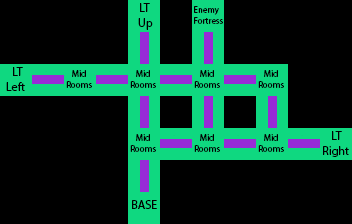

A 2D game scene composited from a Tiled map and its tileset images. What follows is a short description and the map's XML, with every tile layer's data as written:
An orthogonal 11x7 tile map with 32x32 px tiles, 1 tile layer (Capa de Patrones 1).

<map version="1.0" orientation="orthogonal" renderorder="right-down" width="11" height="7" tilewidth="32" tileheight="32" nextobjectid="1">
 <tileset firstgid="1" name="mapStructure" tilewidth="32" tileheight="32" tilecount="12" columns="4">
  <image source="mapStructure.png" width="128" height="96" />
 </tileset>
 <layer name="Capa de Patrones 1" width="11" height="7">
  <data>
   <tile gid="0" />
   <tile gid="0" />
   <tile gid="0" />
   <tile gid="0" />
   <tile gid="6" />
   <tile gid="0" />
   <tile gid="2" />
   <tile gid="0" />
   <tile gid="0" />
   <tile gid="0" />
   <tile gid="0" />
   <tile gid="0" />
   <tile gid="0" />
   <tile gid="0" />
   <tile gid="0" />
   <tile gid="9" />
   <tile gid="0" />
   <tile gid="9" />
   <tile gid="0" />
   <tile gid="0" />
   <tile gid="0" />
   <tile gid="0" />
   <tile gid="5" />
   <tile gid="10" />
   <tile gid="3" />
   <tile gid="10" />
   <tile gid="3" />
   <tile gid="10" />
   <tile gid="3" />
   <tile gid="10" />
   <tile gid="3" />
   <tile gid="0" />
   <tile gid="0" />
   <tile gid="0" />
   <tile gid="0" />
   <tile gid="0" />
   <tile gid="0" />
   <tile gid="9" />
   <tile gid="0" />
   <tile gid="9" />
   <tile gid="0" />
   <tile gid="9" />
   <tile gid="0" />
   <tile gid="0" />
   <tile gid="0" />
   <tile gid="0" />
   <tile gid="0" />
   <tile gid="0" />
   <tile gid="3" />
   <tile gid="10" />
   <tile gid="3" />
   <tile gid="10" />
   <tile gid="3" />
   <tile gid="10" />
   <tile gid="4" />
   <tile gid="0" />
   <tile gid="0" />
   <tile gid="0" />
   <tile gid="0" />
   <tile gid="9" />
   <tile gid="0" />
   <tile gid="0" />
   <tile gid="0" />
   <tile gid="0" />
   <tile gid="0" />
   <tile gid="0" />
   <tile gid="0" />
   <tile gid="0" />
   <tile gid="0" />
   <tile gid="0" />
   <tile gid="1" />
   <tile gid="0" />
   <tile gid="0" />
   <tile gid="0" />
   <tile gid="0" />
   <tile gid="0" />
   <tile gid="0" />
  </data>
 </layer>
</map>